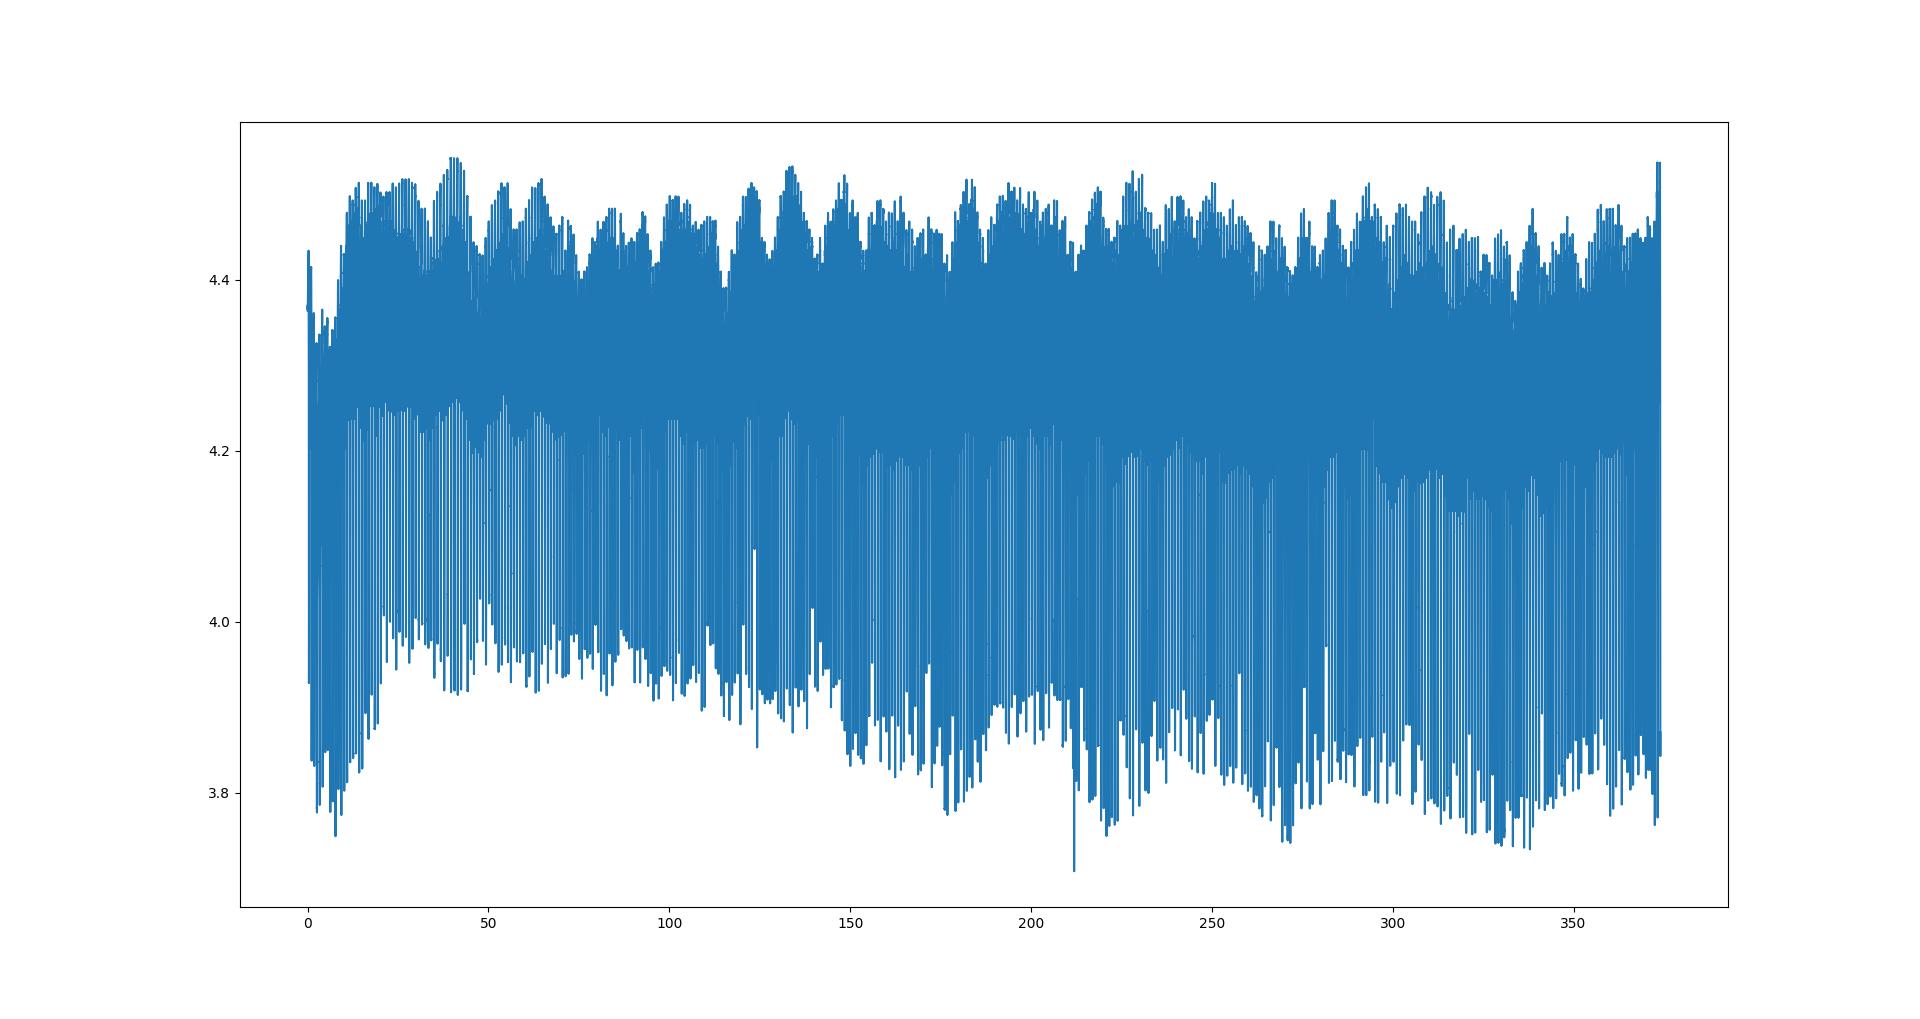

Write Python code to recreate this figure.
import numpy as np
import matplotlib.pyplot as plt
import datetime

fptr=open("./data/physiology/sub021_film_2_BloodPulse.csv",'r')
raw_data = fptr.read()
ts_data = raw_data.split('\n')#time_split data
len_of_tsdata = len(ts_data)-1

for i in range(len(ts_data)):
    ts_data[i]=ts_data[i].split(',')
start_time=datetime.datetime.strptime("13:53:58","%H:%M:%S")
end_time=datetime.datetime.strptime("14:00:11","%H:%M:%S")
total_sec=0
start_index=0;
for i in range(0,len_of_tsdata):
	temp_time=datetime.datetime.strptime(ts_data[i][0]," %H:%M:%S.")
	if(start_time<=temp_time):
		total_sec+=1
		break;
	else:
		start_index=i+1
final_data = np.array(ts_data[start_index][1:])

for i in range(start_index+1,len_of_tsdata):
	temp_time=datetime.datetime.strptime(ts_data[i][0]," %H:%M:%S.")
	if(start_time<=temp_time and temp_time<=end_time):
		total_sec+=1
		final_data = np.append(final_data,ts_data[i][1:])
	else:
		break
print(total_sec)
print(len(final_data))

final_data = final_data.astype(float)
time_asix = np.arange(0,total_sec,0.001,float)
plt.plot(time_asix,np.absolute(final_data))
plt.show()
